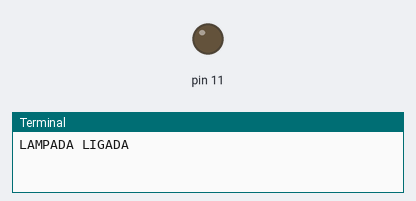
The program below on a simulated Raspberry Pi (header pin numbers). On the bench: output pins drawn as LEDs (lit = HIGH), the last lines printed to the terminal. At 2.0 s the program stops and its outputs stay as they are.

Above: at 0.1 s.
At 2.1 s:
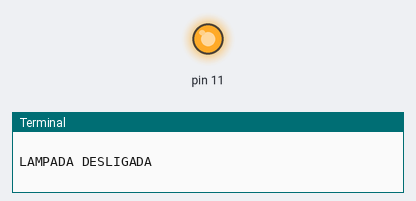
Timing chart, 0 to 3.5 s (numbered marks = the images above):
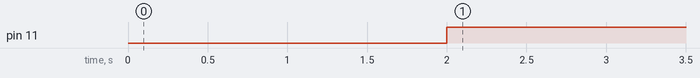

Measured:
- by itself, pin 11: LOW → HIGH at 2.0 s

The program:

run.py
```python
import RPi.GPIO as GPIO
import time
GPIO.setmode(GPIO.BOARD)
GPIO.setwarnings(False)
GPIO.setup(11, GPIO.OUT)
print("LAMPADA LIGADA\n")
GPIO.output(11, GPIO.LOW)
time.sleep(2)
print("LAMPADA DESLIGADA\n")
GPIO.output(11, GPIO.HIGH)

#print(GPIO.output(11,state))
```
